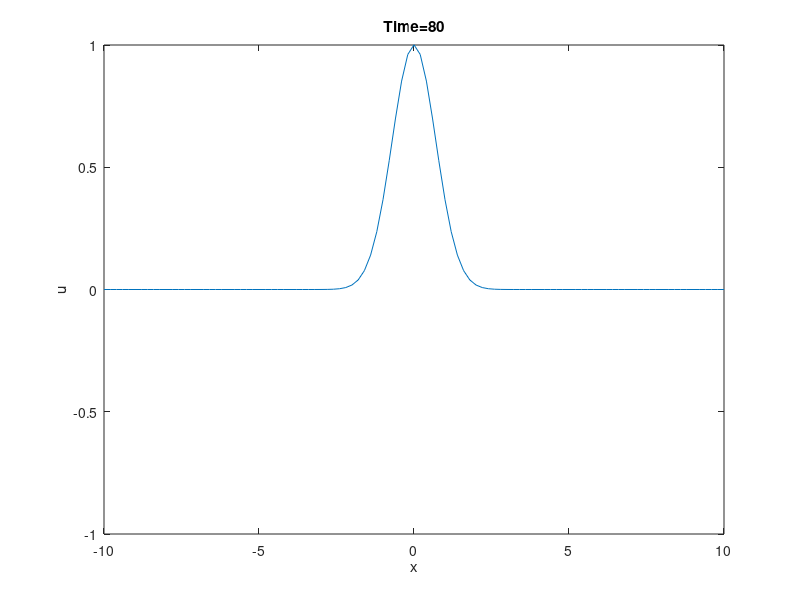

This chart was generated by the following MATLAB code:
% CTCS scheme for 1D wave equation u_tt = c^2 u_xx, where c is speed of sound, 
% Dirichlet boundary conditions.
% The boundaries of the domain, e.g. of an organ pipe, are supposed to be
% open to the ambient such that the boundary conditions are
% homogeneous Dirichlet boundary conditions, i.e., the acoustic pressure
% u is zero at the boundaries.

clear all
close all
clc

xmax=10;
jmax=101;
x=linspace(-xmax,xmax,jmax);
dx=x(2)-x(1);

u=exp(-x.^2); % initial condition: Gauss pulse

u(1)=0; u(jmax)=0; % Dirichlet BCs

tmax=80;

C=1; % Courant number c dt/dx
c=1;
dt=C*dx/c;
nmax=ceil(tmax/dt);
dt=tmax/nmax;
C=c*dt/dx;

plot(x,u)
axis([-xmax xmax -1 1])
pause

% u: u^n
un=u; % un: u^n+1
uo=u; % uo: u^n-1

j=[2:jmax-1];

tic
for n=1:nmax
    % CTCS
    % using for loop 
%     for j=2:jmax-1
%         un(j)=2*u(j)-uo(j)+C^2*(u(j+1)-2*u(j)+u(j-1));
%     end

    % using vector operation which is faster than for loop in MATLAB  
    un(j)=2*u(j)-uo(j)+C^2*(u(j+1)-2*u(j)+u(j-1));

    uo=u; % u_n-1 is set to u_n
    u=un; % u_n is set to u_n+1
    
    t=n*dt;
    plot(x,u)
    axis([-xmax xmax -1 1])
    title(['Time=',num2str(t,2)])
    drawnow
end
toc

xlabel('x')
ylabel('u')

    
    
    